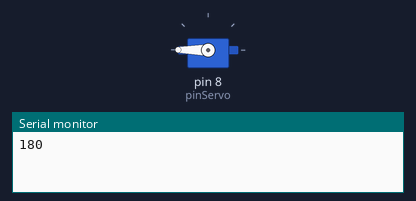
This sketch was run on a simulated Arduino Uno, built with avr-gcc and run on an emulated ATmega328P. Parts: servo, the last lines printed to the serial monitor.

Above: at 0.05 s.
At 4.5 s:
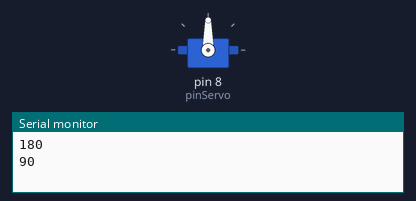
At 9.0 s:
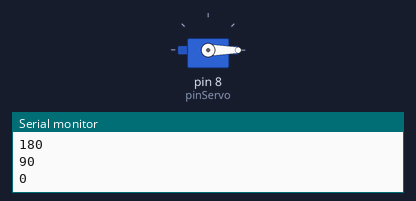
Timing chart, 0 to 11.7 s (numbered marks = the images above):
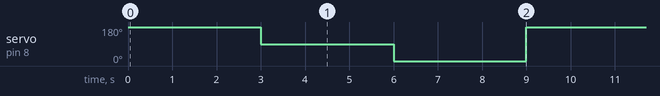

Measured:
- by itself, servo on pin 8 (pinServo): repeats every 9.0 s: 0° 3.0 s, 180° 3.0 s, 90° 3.0 s

The sketch:

EjemploServomotor180.ino
```cpp
#include <Servo.h>

Servo servo;
int pinServo = 8;

void setup() {
  Serial.begin(9600);
  servo.attach(pinServo);
}

void loop() {
  servo.write(180);
  Serial.println("180");
  delay(3000);

  servo.write(90);
  Serial.println("90");
  delay(3000);

  servo.write(0);
  Serial.println("0");
  delay(3000);
}
```
